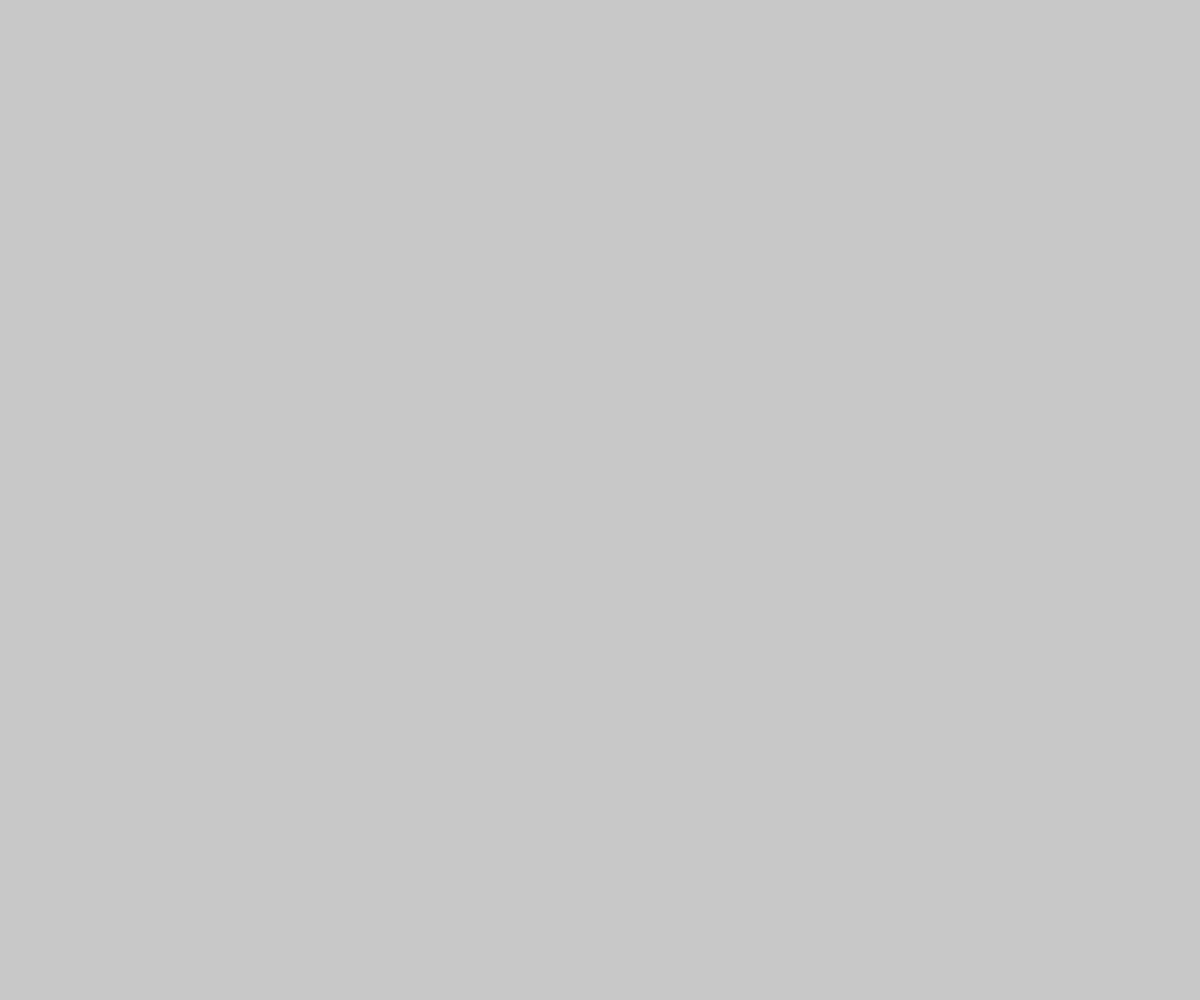
Frame 1 (no input)
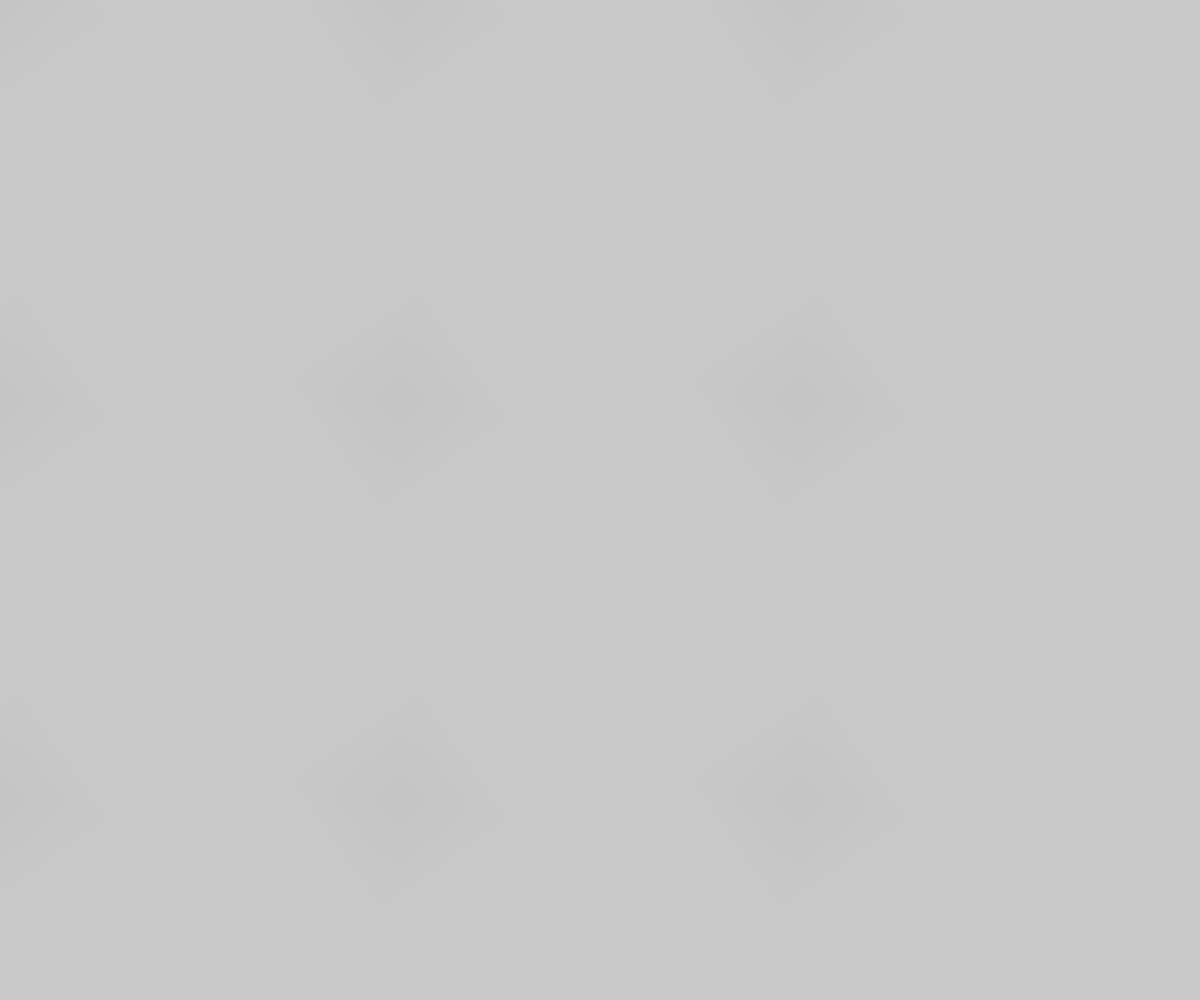
Frame 60 (no input)
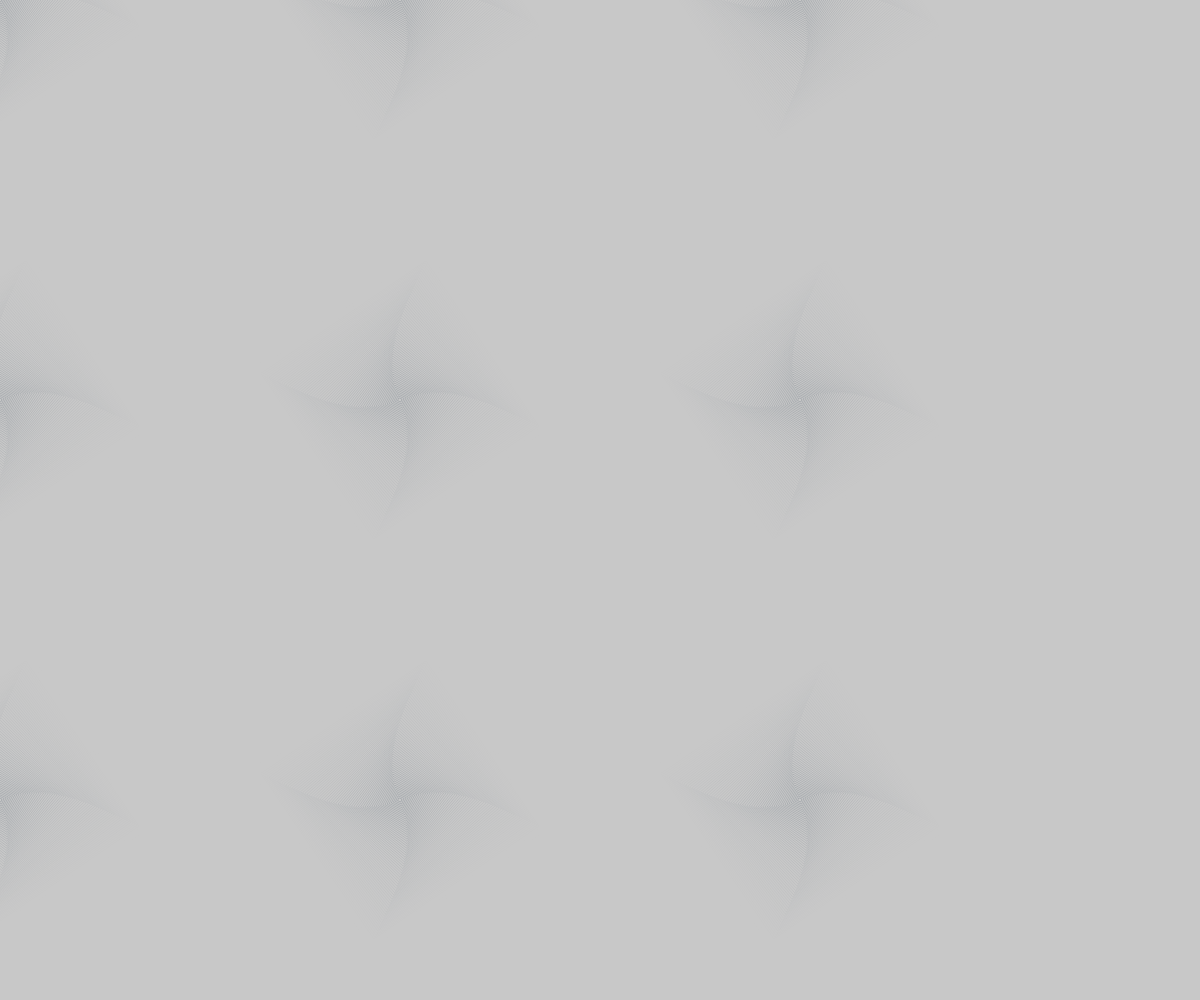
Frame 120 (the mouse pressed at the canvas centre since frame 60)

The p5.js sketch that drew these frames (run headless with seeded random() and noise() and a simulated clock; from frame 60 on, the mouse is pressed at the canvas centre):

// p5.js sketch
// ── sketch.js
var cols, rows;
var scl = 20;
var pnum;
var a = 0;
var s = false;


function centerCan() {
  var x = (windowWidth - width) / 2;
  var y = (windowHeight - height) / 2;
  Can.position(x, y);
}

function setup() {
  Can = createCanvas(windowWidth, windowHeight);
  Can.id("pCan");

  rectMode(CENTER);
  cols = floor(width / scl);
  rows = floor(height / scl);
  pnum = scl * 4;
}

function windowResized() {
  centerCan();
}

function draw() {
  background(200);
  for (var y = 0; y < rows; y += scl) {
    for (var x = 0; x < cols; x += scl) {
      push();
      translate(x * scl, y * scl);
      for (var i = 0; i < pnum; i++) {
        var rSize = map(i, 0, pnum, 0, rows * scl / 4);
        var inc = map(i, 0, pnum, 1, 0);
        var al = map(cos(a * inc), -1, 1, 255, 0);
        push();
        translate(0, 0);
        rotate(cos(a * inc));
        stroke(22, 45, 67, al);
        strokeWeight(0.5);
        noFill();
        rect(0, 0, rSize, rSize);
        pop();
      }
      pop();
    }
  }
  //a=3;
  if (s) {
    a += 0.01;
  } else {
    a -= 0.01;
  }
  if (a >= PI) {
    s = false;
  } else if (a <= -PI) {
    s = true;
  }
}
